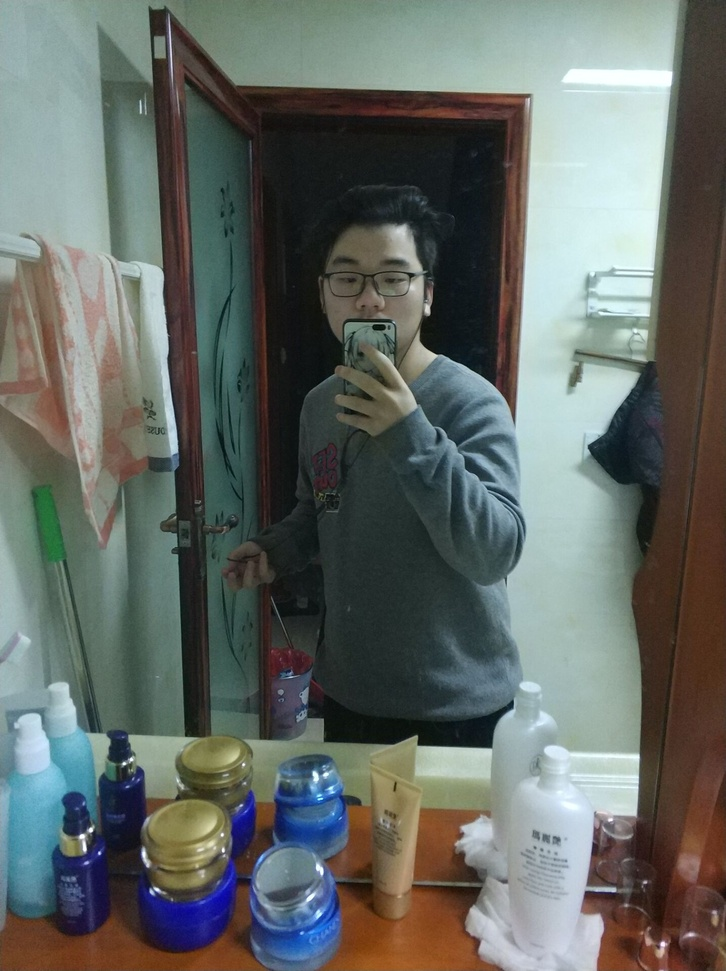
#> input picture pic/pangzi.jpg, 726 x 971 px, shrunk from 1436 x 1920 before the run, found by its file name
$ python 'class9_边缘保留滤波（EPF）.py'
#> lines starting #> are read from the running program, lines starting #| are printed output that depends on the picture
#高斯双边
#均值迁移

import cv2 as cv
import numpy as np


def bi_demo(image):
    dst = cv.bilateralFilter(image,0,60,10)#一般选择第二个参数为0，第三个参数sigmaColor大一点，第四个参数sigmaSpace小一点
    cv.imshow("bi_demo",dst)

def shift_demo(image):#均值迁移
    dst = cv.pyrMeanShiftFiltering(image,10,50)#一般选择第二个参数sp，第三个参数SR
    cv.imshow("shift_demo",dst)

#读取图片,读取的数据为numpy的多元数组
src = cv.imread('F:/software/tensorflow&opencv/opencv/pic/pangzi.jpg')
#> src is the input picture: shape (971, 726, 3); mean B, G, R 101.6, 106, 99.8
#opencv命名
# cv.namedWindow("input image",cv.WINDOW_AUTOSIZE)
#显示图片
# cv.imshow("input image",src)

bi_demo(src)
shift_demo(src)
#> in shift_demo, `dst = cv.pyrMeanShiftFiltering(image,10,50)#一般选择第二个参数sp，第三个参数SR`:
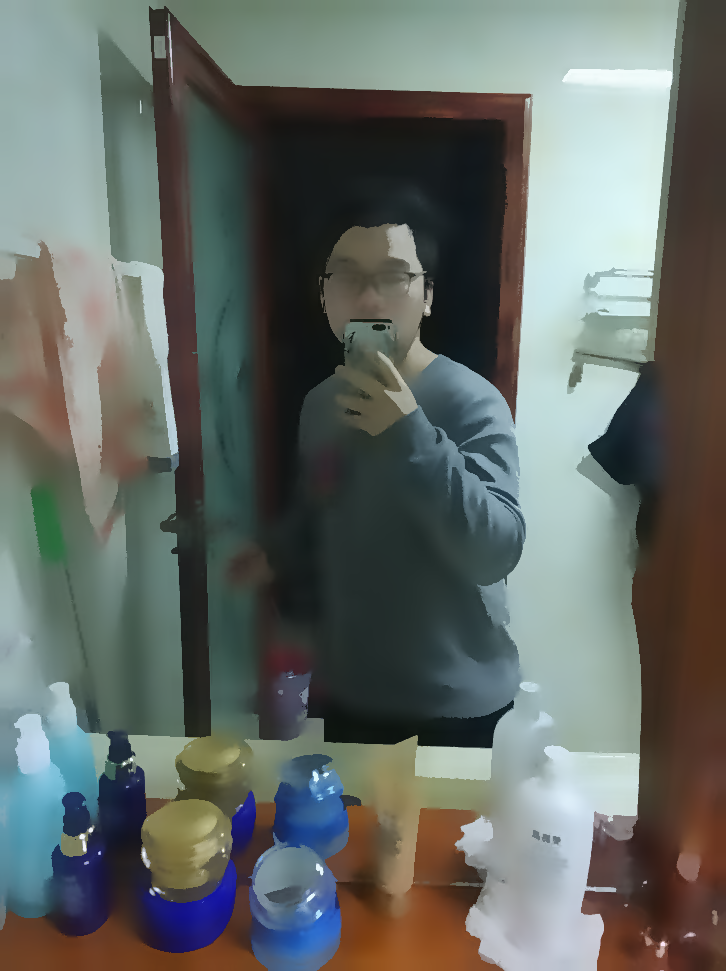
#> dst: shape (971, 726, 3); mean B, G, R 101.5, 106.1, 99.9

#等待用户响应
cv.waitKey(0)
#释放所有的类层
cv.destroyAllWindows()
